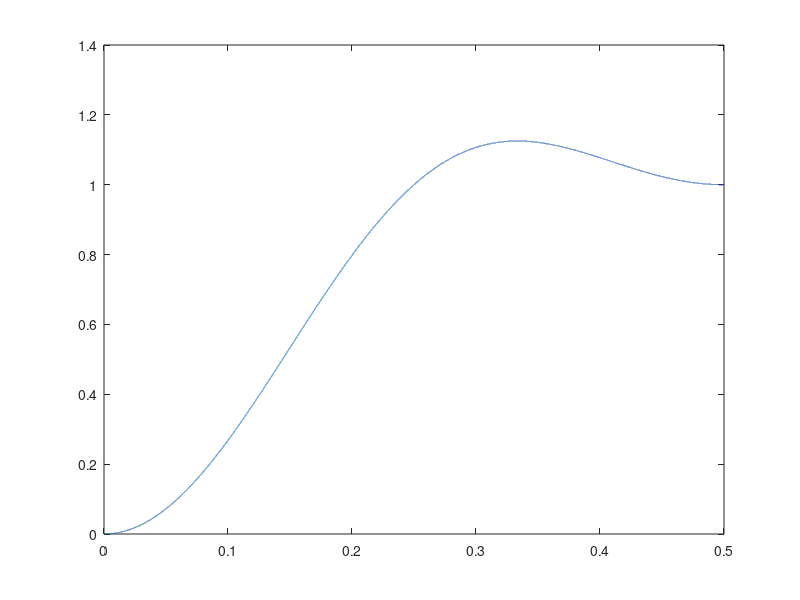

MATLAB code to generate this figure:
v=(0:0.00001:0.5);
z=exp(-j*2*pi*v);



H0=-0.125+0.25.*(z.^-1)+0.75.*(z.^-2)+0.25.*(z.^-3)-0.125.*(z.^-4);
G1=0.125+0.25.*(z.^-1)-0.75.*(z.^-2)+0.25.*(z.^-3)+0.125.*(z.^-4);
H1=0.5-(z.^-1)+0.5.*(z.^-2);
G0=0.5+(z.^-1)+0.5.*(z.^-2);



plot(v,abs(G1))